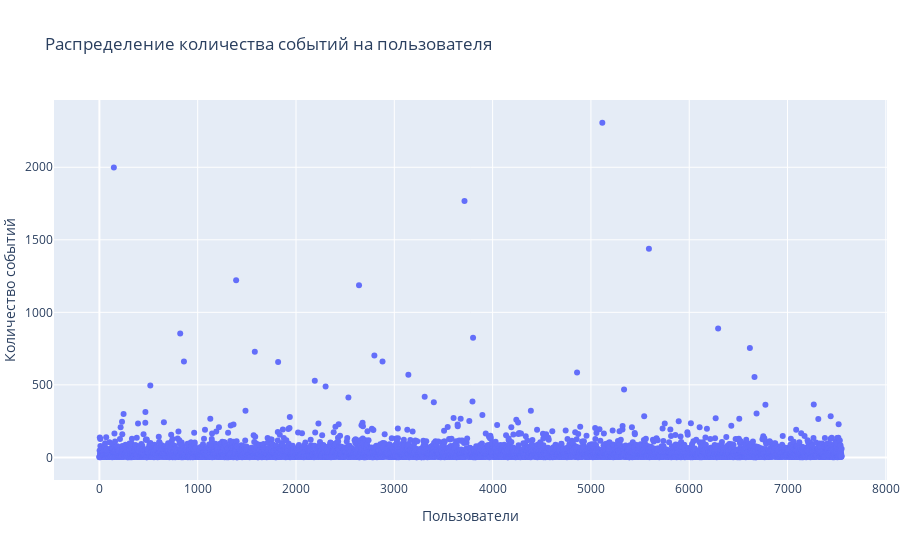

The code cell stored with this chart in its notebook:
### Markdown cell above
Думаю, что стоит более детально (для лучшего понимания ситуации) посмотреть на пользователей и распределение количества событий.

### Code cell
fig = go.Figure()

fig.add_trace(go.Scatter(y=avg_uid_event['event'], mode='markers'))

fig.update_layout(title='Распределение количества событий на пользователя',
                  xaxis_title='Пользователи',
                  yaxis_title='Количество событий',
                  margin=dict(l=0, r=0))

fig.update_traces(hoverinfo="all", hovertemplate='Количество событий: %{y}')

fig.show()

### Figure 1 — Plotly figure (JSON) as saved in the notebook; plotly's stock layout.template omitted (floating-point values rounded to 4 significant figures; data arrays with more than 128 entries replaced by an {"elided": "..."} marker saying what was removed)
{"data": [{"hoverinfo": "all", "hovertemplate": "Количество событий: %{y}", "mode": "markers", "type": "scatter", "y": {"elided": "7551 int values"}}], "layout": {"margin": {"l": 0, "r": 0}, "title": {"text": "Распределение количества событий на пользователя"}, "xaxis": {"title": {"text": "Пользователи"}}, "yaxis": {"title": {"text": "Количество событий"}}}}
